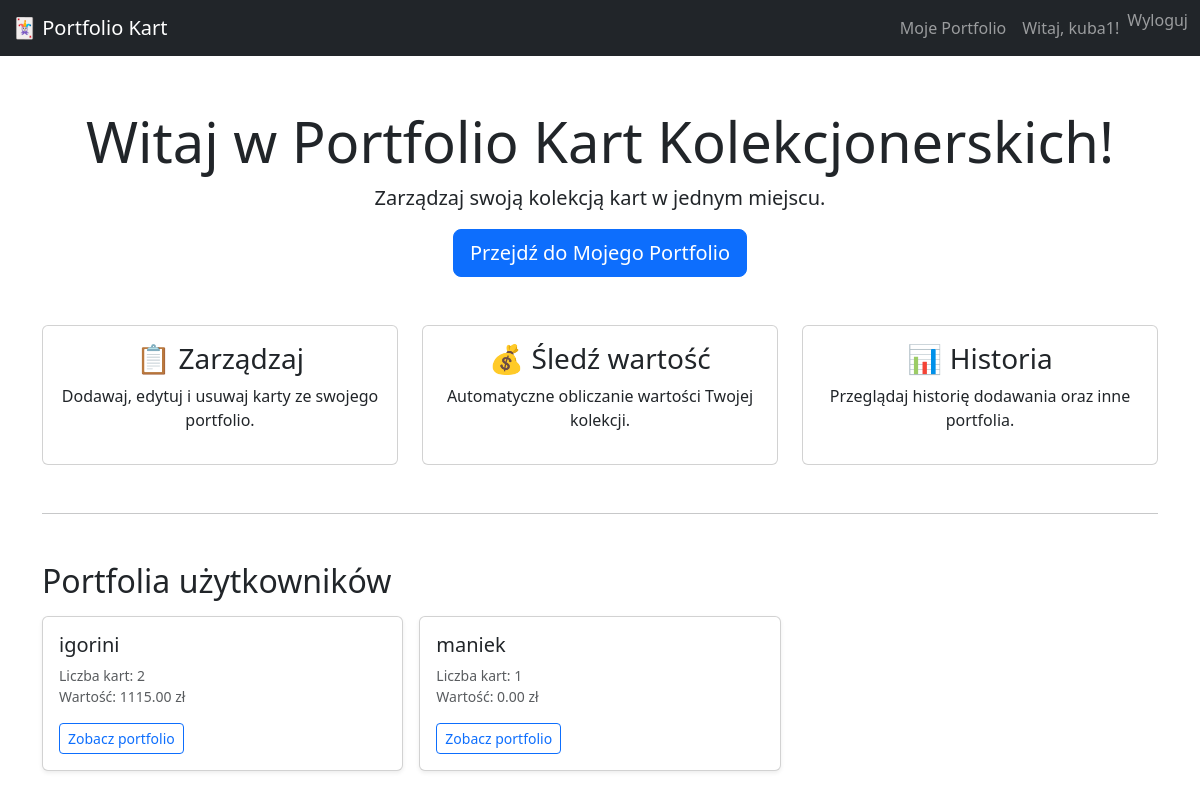
The app's page / (signed in) with its own data.
### portfolio/models.py (models this page shows, shortened)
class Portfolio(models.Model):
    user = models.OneToOneField(User, on_delete=models.CASCADE, related_name='portfolio')
    created_at = models.DateTimeField(auto_now_add=True)

### portfolio/views.py (the view)
# urls.py: path('', views.home, name='home'),
def home(request):
    qs = Portfolio.objects.select_related('user').annotate(
        cards_count=Count('card_instances'),
        total_value_annot=Coalesce(
            Sum('card_instances__price'),
            Value(0),
            output_field=models.DecimalField(max_digits=10, decimal_places=2),
        )
    ).order_by('user__username')
    if request.user.is_authenticated:
        qs = qs.exclude(user=request.user)
    return render(request, 'portfolio/home.html', {'public_portfolios': qs})

### portfolio/templates/portfolio/home.html (shortened to what this page needs)
{% extends 'portfolio/base.html' %}
{% block content %}
<div class="text-center my-5">
    <h1 class="display-4">Witaj w Portfolio Kart Kolekcjonerskich!</h1>
    <p class="lead">Zarządzaj swoją kolekcją kart w jednym miejscu.</p>
    {% if user.is_authenticated %}
        <a href="{% url 'portfolio_view' %}" class="btn btn-primary btn-lg">Przejdź do Mojego Portfolio</a>
    {% else %}
        <div class="mt-4">
            <a href="{% url 'register' %}" class="btn btn-success btn-lg me-2">Zarejestruj się</a>
            <a href="{% url 'login' %}" class="btn btn-primary btn-lg">Zaloguj się</a>
        </div>
    {% endif %}
</div>
<div class="row mt-5">
    <div class="col-md-4">
        <div class="card">
            <div class="card-body text-center">
                <h3>📋 Zarządzaj</h3>
                <p>Dodawaj, edytuj i usuwaj karty ze swojego portfolio.</p>
            </div>
        </div>
    </div>
    <div class="col-md-4">
        <div class="card">
            <div class="card-body text-center">
                <h3>💰 Śledź wartość</h3>
                <p>Automatyczne obliczanie wartości Twojej kolekcji.</p>
            </div>
        </div>
    </div>
    <div class="col-md-4">
        <div class="card">
            <div class="card-body text-center">
                <h3>📊 Historia</h3>
                <p>Przeglądaj historię dodawania oraz inne portfolia.</p>
            </div>
        </div>
    </div>
</div>
<hr class="my-5">
<h2 class="mb-3">Portfolia użytkowników</h2>
<div class="row row-cols-1 row-cols-md-3 g-3">
  {% for p in public_portfolios %}
    <div class="col">
      <div class="card h-100 shadow-sm">
        <div class="card-body">
          <h5 class="card-title">{{ p.user.username }}</h5>
          <div class="text-muted small">Liczba kart: {{ p.cards_count }}</div>
          <div class="text-muted small">Wartość: {{ p.total_value_annot|floatformat:2 }} zł</div>
          <a class="btn btn-outline-primary btn-sm mt-3"
             href="{% url 'user_portfolio' p.user.username %}">
            Zobacz portfolio
          </a>
        </div>
      </div>
    </div>
  {% empty %}
    <p class="text-muted">Brak innych portfoliów do wyświetlenia.</p>
  {% endfor %}
</div>
{% endblock %}

### portfolio/templates/portfolio/base.html (shortened to what this page needs)
<!DOCTYPE html>
<html lang="pl">
<head>
    <link href="https://cdn.jsdelivr.net/npm/bootstrap@5.3.0/dist/css/bootstrap.min.css" rel="stylesheet">
</head>
<body>
    <nav class="navbar navbar-expand-lg navbar-dark bg-dark fixed-top">
        <div class="container-fluid">
            <a class="navbar-brand" href="/">🃏 Portfolio Kart</a>
            <div class="collapse navbar-collapse" id="navbarNav">
                <ul class="navbar-nav ms-auto">
                    {% if user.is_authenticated %}
                        <li class="nav-item">
                            <a class="nav-link" href="{% url 'portfolio_view' %}">Moje Portfolio</a>
                        </li>
                        <li class="nav-item">
                            <span class="nav-link">Witaj, {{ user.username }}!</span>
                        </li>
                        <li class="nav-item">
                            <form method="post" action="{% url 'logout' %}" class="d-inline">
  <button type="submit" class="nav-link btn btn-link p-0 m-0">
    Wyloguj
  </button>
</form>
                        </li>
                    {% endif %}
                </ul>
            </div>
        </div>
    </nav>
    <div class="container mt-4">
        {% block content %}
        {% endblock %}
    </div>
</body>
</html>

### portfolio/templates/portfolio/base.html (style rules this page uses)
body { padding-top: 60px; }

### records on screen
Portfolio: user.username "igorini", cards_count "2", total_value_annot "1115.00"
Portfolio: user.username "maniek", cards_count "1", total_value_annot "0.00"

### other values on screen
{{ user.username }} "kuba1"
